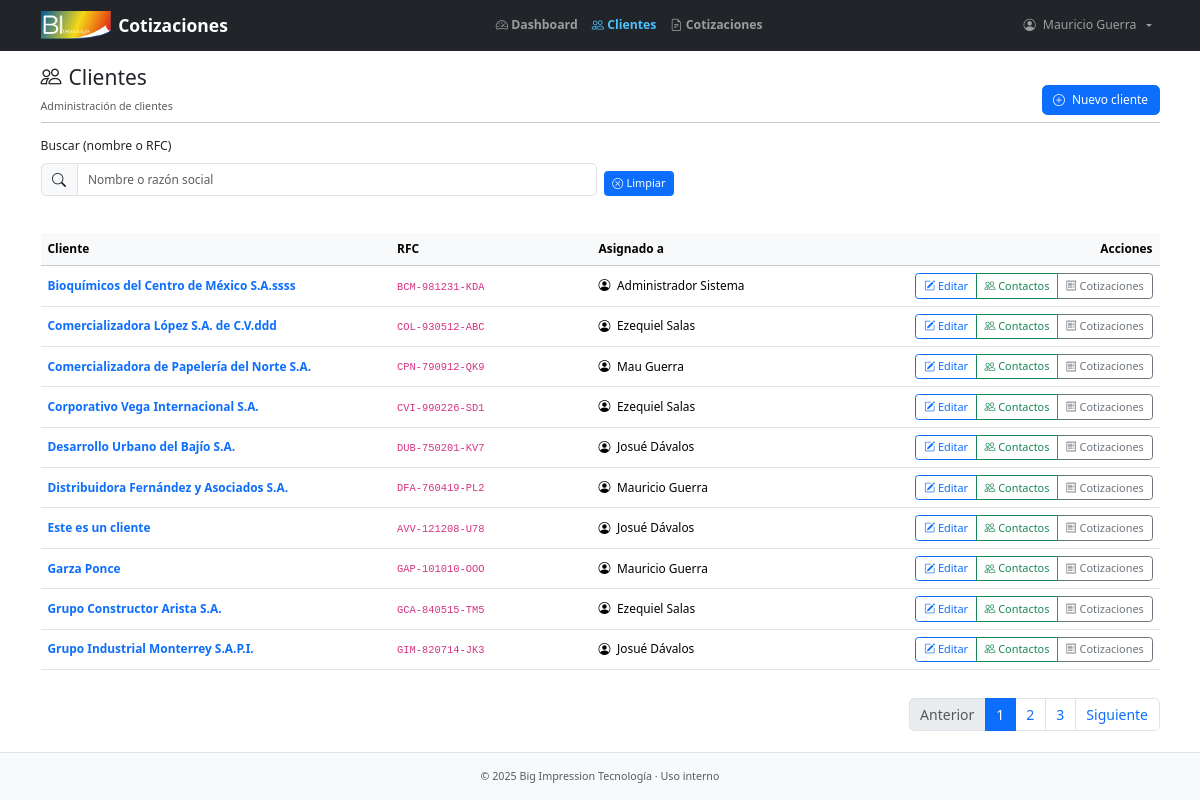
/customers/ (signed in), run on an earlier commit of the app's database.
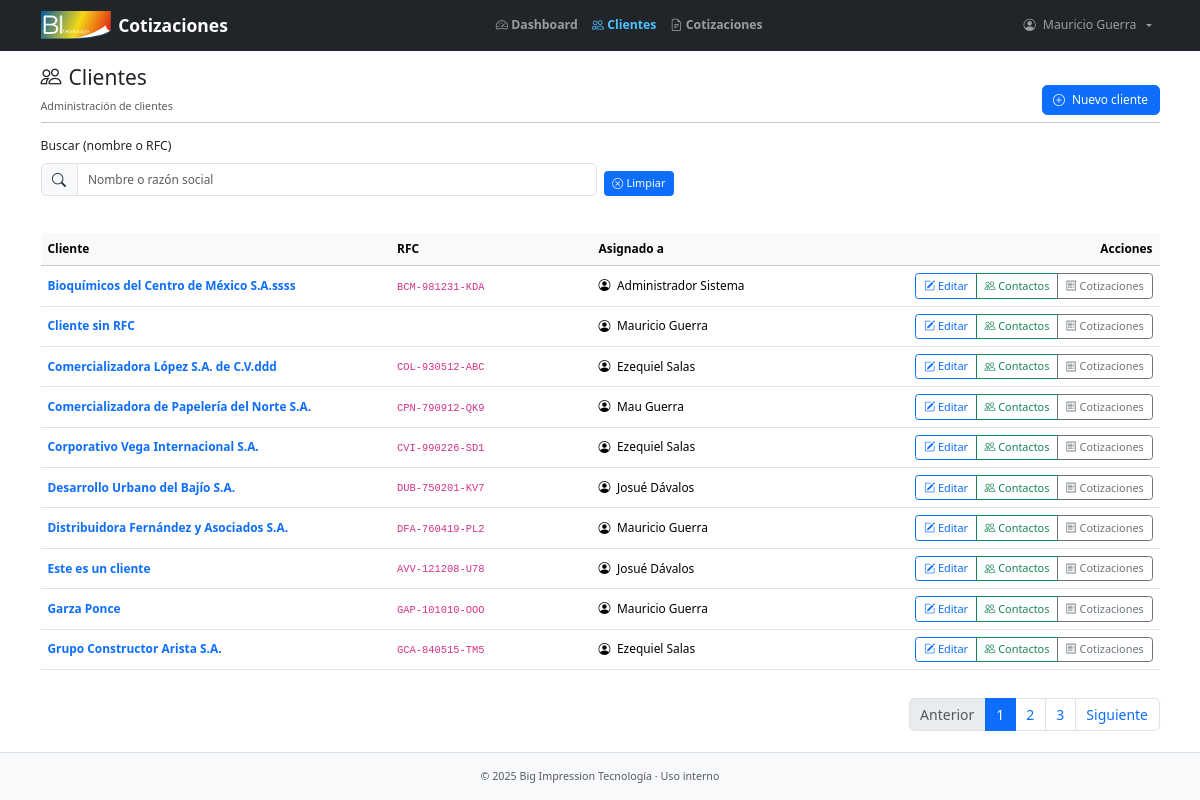
And on a later commit of the database.
### customers/models.py (models this page shows, shortened)
class Customer(models.Model):
    class Meta:
        verbose_name = "Cliente"
        verbose_name_plural = "Clientes"
        ordering = ["name"]
        indexes = [
            models.Index(fields=["assigned_to"]),
        ]
    rfc_validator = RegexValidator(
        regex=r"^([A-Za-zÑñ\x26]{3,4}([0-9]{2})(0[1-9]|1[0-2])(0[1-9]|1[0-9]|2[0-9]|3[0-1]))([A-Za-z\d]{3})?$",
        message="El RFC no tiene un formato válido"
    )
    name = models.CharField(max_length=100, unique=True, verbose_name="Cliente")
    slug = models.SlugField(max_length=100, unique=True)
    rfc = models.CharField(max_length=13, validators=[rfc_validator], unique=True, null=True, blank=True)
    assigned_to = models.ForeignKey(settings.AUTH_USER_MODEL, on_delete=models.SET_NULL, null=True, blank=True, verbose_name="Vendedor", related_name="assigned_customers")
    created = models.DateTimeField(auto_now_add=True)
    updated = models.DateTimeField(auto_now=True)
    created_by = models.ForeignKey(settings.AUTH_USER_MODEL, on_delete=models.PROTECT, null=True, related_name="created_customers", verbose_name="Creado por")
    updated_by = models.ForeignKey(settings.AUTH_USER_MODEL, on_delete=models.PROTECT, null=True, related_name="updated_customers", verbose_name="Modificado por")
    def formatted_rfc(self):
        if self.rfc[3].isdigit():
            return f"{self.rfc[:3]}-{self.rfc[3:9]}-{self.rfc[9:]}"
        return f"{self.rfc[:4]}-{self.rfc[4:10]}-{self.rfc[10:]}"
    def get_absolute_url(self):
        return reverse("customers:customer_detail", kwargs={"slug": self.slug})

### users/models.py (models this page shows)
class CustomUser(AbstractUser):
    def __str__(self):
        return (self.get_full_name() or self.username).strip()

### customers/views.py (the view)
# urls.py: path("", views.CustomerListView.as_view(), name="customer_list"),
class CustomerListView(CustomerListBase):
    template_name = "customers/customer_list.html"

### customers/views.py (called while the page is built)
    def get_queryset(self):
        queryset = super().get_queryset()
        q = self.request.GET.get("q", "")
        if q:
            queryset = queryset.filter(name__icontains=q) | queryset.filter(rfc__icontains=q)
        return queryset

    def paginate_queryset(self, queryset, page_size):
        paginator = self.get_paginator(queryset, page_size)
        page = self.request.GET.get(self.page_kwarg, 1)
        page_obj = paginator.get_page(page)
        return paginator, page_obj, page_obj.object_list, page_obj.has_other_pages()

### customers/templates/customers/customer_list.html (shortened to what this page needs)
{% extends "base.html" %}
{% block nav_active_clientes %}active{% endblock nav_active_clientes %}
{% block content_header %}
    <div class="d-flex align-items-end justify-content-between mt-3 mb-2">
        <div>
            <h1 class="h4 mb-2 d-flex align-items-center gap-2">
                <i class="bi bi-people"></i> Clientes
            </h1>
            <small class="text-muted">Administración de clientes</small>
        </div>
        <div>
            <a href="{% url 'customers:new_customer' %}" class="btn btn-primary d-flex align-items-center gap-2">
            <i class="bi bi-plus-circle"></i><span>Nuevo cliente</span>
            </a>
        </div>
    </div>
    <hr class="mt-2 mb-3">
{% endblock content_header %}
{% block content %}
    <form method="get" class="row g-2 align-items-end mb-3"
          hx-get="{% url 'customers:customer_list_partial' %}"
          hx-trigger="keyup changed delay:300ms from:#q, submit"
          hx-target="#customers-table"
          hx-swap="outerHTML"
          hx-indicator="#search-indicator">
        <div class="col-12 col-md-6">
            <label class="form-label">Buscar (nombre o RFC)</label>
            <div class="input-group">
                <span class="input-group-text"><i class="bi bi-search"></i></span>
                <input id="q" type="search" class="form-control" name="q" value="{{ request.GET.q|default_if_none:'' }}" placeholder="Nombre o razón social" autofocus>
            </div>
        </div>
        <div class="col-12 col-md-3 d-flex gap-2">
            <a href="{% url 'customers:customer_list' %}" class="btn btn-primary btn-sm d-flex align-items-center gap-1">
                <i class="bi bi-x-circle"></i>
                <span>Limpiar</span>
            </a>
        </div>
    </form>
    {% include 'customers/_customers_table.html' %}
{% endblock %}

### customers/templates/customers/_customer_row_readonly.html
<tr id="customer-row-{{ customer.id }}">
    <td style="min-width:260px;">
        <div class="fw-semibold text-truncate" style="max-width: 360px;" data-hl="1">
            <a href="{{ customer.get_absolute_url }}" class="text-decoration-none">{{ customer.name }}</a>
        </div>
    </td>
    <td style="min-width:160px;">
        {% if customer.rfc %}
            <code data-hl="1">{{ customer.formatted_rfc|default:customer.rfc }}</code>
        {% endif %}
    </td>
    <td style="min-width:200px;">
        <i class="bi bi-person-circle me-1"></i>
        {% if customer.assigned_to %}
            {{ customer.assigned_to.get_full_name|default:customer.assigned_to.username }}
        {% else %}
            <span class="text-muted">Sin asignar</span>
        {% endif %}
    </td>
    <td class="text-end" style="min-width:220px;">
        <div class="btn-group" role="group">
            <a href="#" class="btn btn-sm btn-outline-primary"
               hx-get="{% url 'customers:customer_row_partial' customer.id %}"
               hx-target="#customer-row-{{ customer.id }}"
               hx-swap="outerHTML">
                <i class="bi bi-pencil-square"></i> Editar
            </a>
            <a href="{{ customer.get_absolute_url }}" class="btn btn-sm btn-outline-success">
                <i class="bi bi-people"></i> Contactos
            </a>
            <a href="{% url 'quotes:quote_list_customer' customer.slug %}" class="btn btn-sm btn-outline-secondary">
                <i class="bi bi-receipt"></i> Cotizaciones
            </a>
        </div>
    </td>
</tr>

What changed in the data, as far as the page shows it:
no longer on this page (row unchanged): Customer: name "Grupo Industrial Monterrey S.A.P.I.", formatted_rfc "GIM-820714-JK3", assigned_to.get_full_name "Josué Dávalos"
added Customer: name "Cliente sin RFC", assigned_to.get_full_name "Mauricio Guerra"
